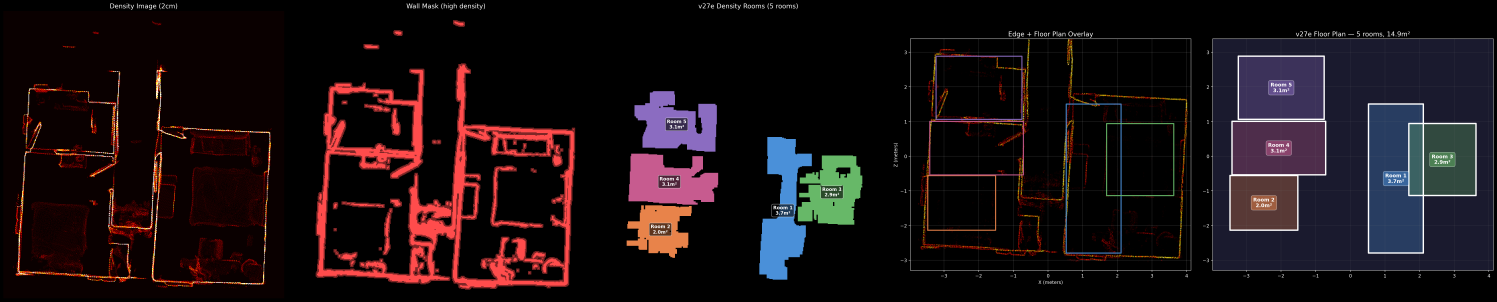
#> input picture results/v27e/multiroom/v27e_export_refined_floorplan.png, 8980 x 1810 px (shown at 1/6 size)
$ python -i v46_multimodal_stage3.py   (imports and definitions only)
#> lines starting #> are read from the running program, lines starting #| are printed output that depends on the picture
#!/usr/bin/env python3
"""
mesh2plan v46 - Multimodal Stage 3: Photo Feature Detection → 3D Projection

Detects architectural features (wall edges, doors, windows) in photos,
projects them to 3D via depth maps, accumulates in floor plan view.

Outputs to results/v46_stage3/
"""

import numpy as np
import trimesh
import matplotlib
# [1 line not run here, left out]
import matplotlib.pyplot as plt
import json
import cv2
from pathlib import Path
from scipy import ndimage
import glob
import os
import shutil

# Paths
BASE = Path(__file__).parent.parent
SCAN_DIR = BASE / "data" / "multiroom" / "2026_02_10_18_31_36"
OUT_DIR = BASE / "results" / "v46_stage3"
# [1 line not run here, left out]
STAGE1_DIR = BASE / "results" / "v44_stage1"

RESOLUTION = 0.02  # meters per pixel

# Photo intrinsics (4032×3024)
FX_PHOTO = 2812.42
FY_PHOTO = 2812.42
CX_PHOTO = 2013.95
CY_PHOTO = 1509.67

# Depth map size
DEPTH_W, DEPTH_H = 256, 192
DEPTH_SCALE_X = DEPTH_W / 4032.0
DEPTH_SCALE_Y = DEPTH_H / 3024.0
FX_DEPTH = FX_PHOTO * DEPTH_SCALE_X
FY_DEPTH = FY_PHOTO * DEPTH_SCALE_Y
CX_DEPTH = CX_PHOTO * DEPTH_SCALE_X
CY_DEPTH = CY_PHOTO * DEPTH_SCALE_Y

# Edge detection image size
EDGE_W, EDGE_H = 1008, 756  # ~1000x750, maintaining 4:3
EDGE_SCALE_X = EDGE_W / 4032.0
EDGE_SCALE_Y = EDGE_H / 3024.0


# [80 lines left out: functions load_mesh, mesh_to_density, world_to_pixel, load_room_frames, load_frame_data, select_best_frames, not called in this run]


def detect_structural_lines(img_path):
    """Detect structural (H/V) lines in a photo. Returns lines in EDGE resolution coords."""
    img = cv2.imread(str(img_path))
#> img is the input picture: shape (1810, 8980, 3); mean B, G, R 19.7, 16.6, 26.7
    if img is None:
        return None, None, None

    img_small = cv2.resize(img, (EDGE_W, EDGE_H))
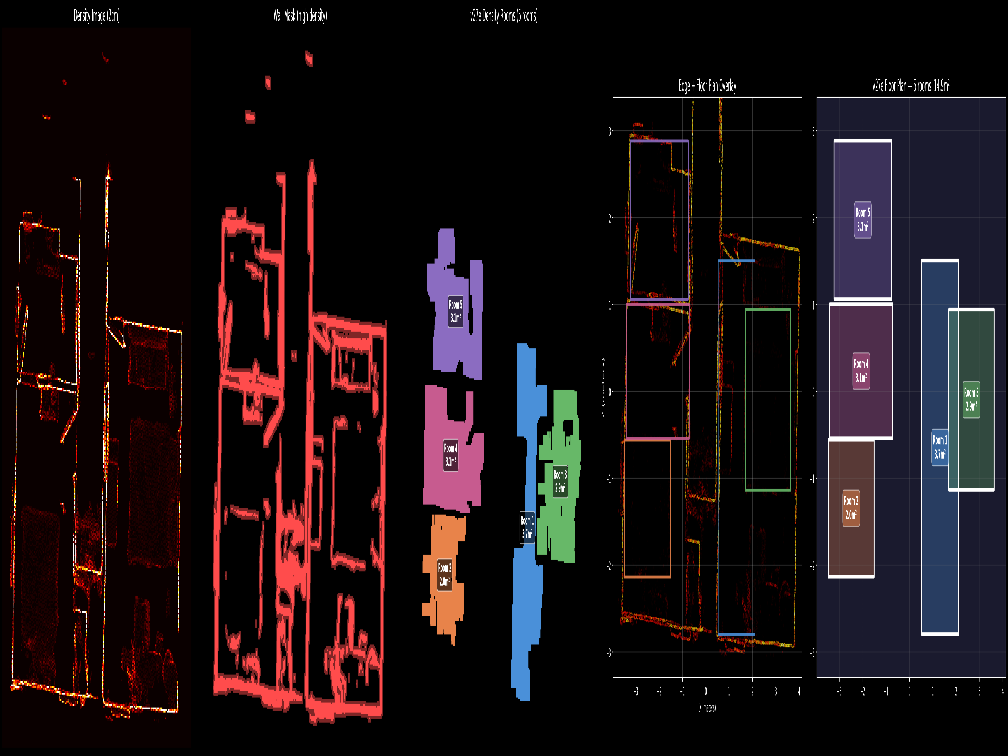
#> img_small: shape (756, 1008, 3); mean B, G, R 19.5, 16.5, 26.6
    gray = cv2.cvtColor(img_small, cv2.COLOR_BGR2GRAY)
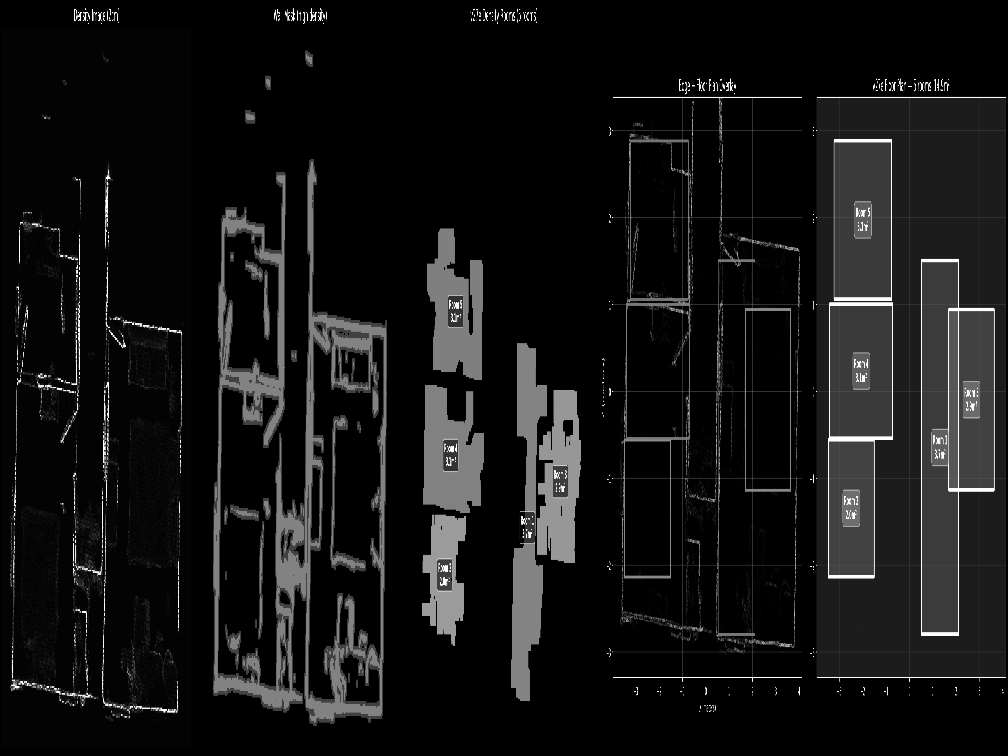
#> gray: shape (756, 1008); min 0, max 255, mean 19.9

    # Enhance edges
    gray = cv2.GaussianBlur(gray, (3, 3), 0)
    edges = cv2.Canny(gray, 40, 120)
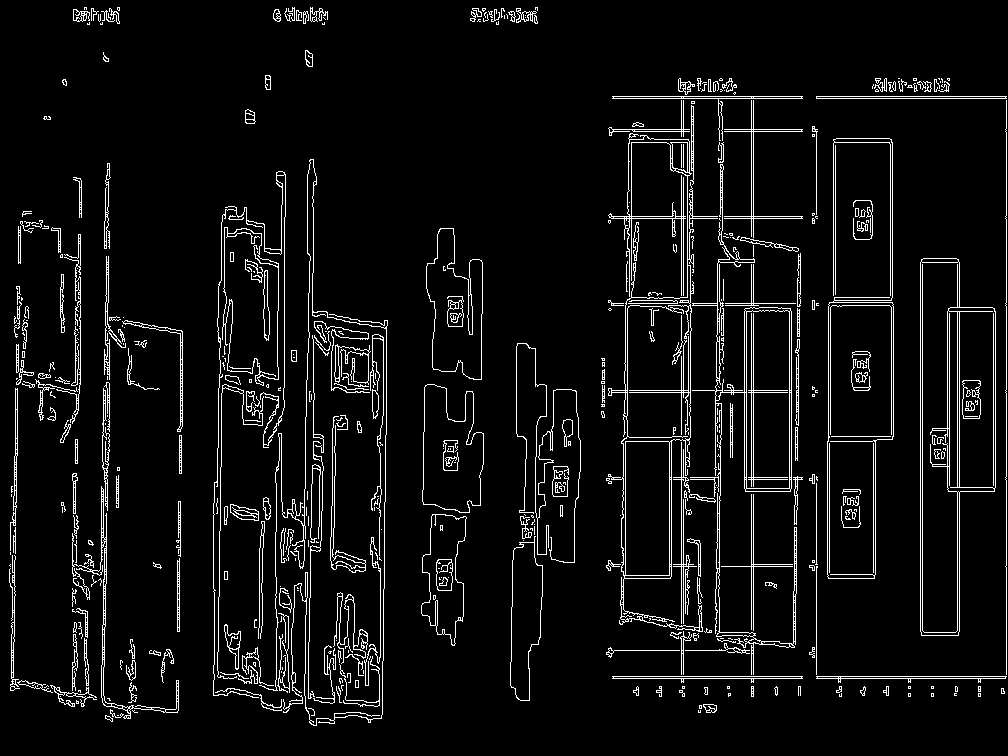
#> edges: shape (756, 1008); 5.8% white in thin lines or dots

    # Hough lines
    lines = cv2.HoughLinesP(edges, 1, np.pi / 180, threshold=60,
                            minLineLength=40, maxLineGap=15)
#> lines = 303 rows, first 6: [681, 692, 681, 82], [753, 696, 753, 96], [751, 696, 751, 259], [1006, 676, 1006, 96], [612, 98, 1005, 98], [922, 635, 922, 259]

    structural = []
    if lines is not None:
        for line in lines:
            x1, y1, x2, y2 = line[0]
            length = np.sqrt((x2 - x1)**2 + (y2 - y1)**2)
            if length < 30:
                continue
            angle = np.degrees(np.arctan2(abs(y2 - y1), abs(x2 - x1)))
            # Keep near-horizontal (<20°) or near-vertical (>70°)
            if angle < 20 or angle > 70:
                line_type = 'H' if angle < 20 else 'V'
                structural.append({
                    'x1': x1, 'y1': y1, 'x2': x2, 'y2': y2,
                    'length': length, 'angle': angle, 'type': line_type
                })
#> this loop made 303 passes
#> (x1, y1, x2, y2, length, angle, line_type) on passes 1 to 12: (681, 692, 681, 82, 610, 90, 'V'), (753, 696, 753, 96, 600, 90, 'V'), (751, 696, 751, 259, 437, 90, 'V'), (1006, 676, 1006, 96, 580, 90, 'V'), (612, 98, 1005, 98, 393, 0, 'H'), (922, 635, 922, 259, 376, 90, 'V'), (683, 313, 683, 82, 231, 90, 'V'), (612, 676, 1005, 676, 393, 0, 'H'), (612, 678, 1005, 678, 393, 0, 'H'), (920, 631, 920, 262, 369, 90, 'V'), (816, 218, 816, 129, 89, 90, 'V'), (957, 635, 957, 259, 376, 90, 'V')

    return structural, img_small, edges


# [440 lines left out: functions sample_points_along_line, project_pixels_to_3d, process_all_frames, create_feature_density, extract_wall_segments_from_density, detect_doors_windows and 4 more, not called in this run]


# [2 lines not run here, left out]

>>> result = detect_structural_lines('../results/v27e/multiroom/v27e_export_refined_floorplan.png')
